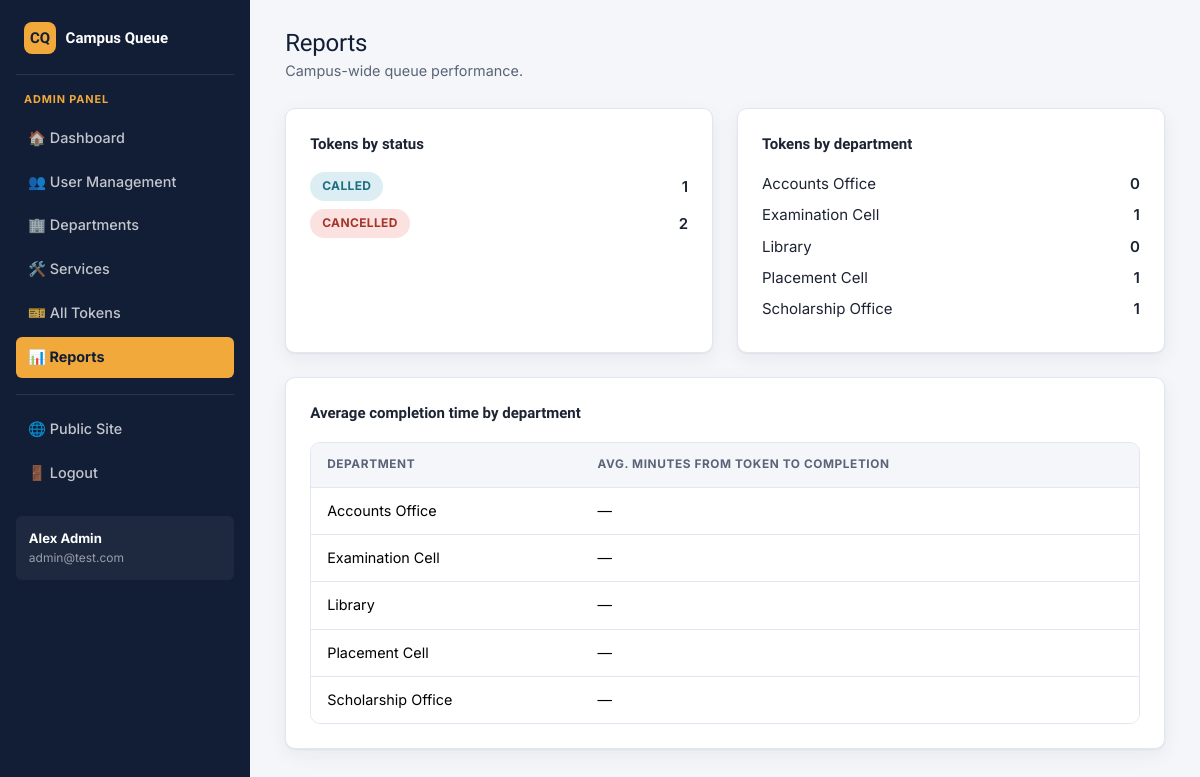
The page /admin/reports (signed in) on the database its author committed.
### tables this page shows
CREATE TABLE users (
    id INTEGER PRIMARY KEY AUTOINCREMENT,
    name TEXT NOT NULL,
    email TEXT NOT NULL UNIQUE,
    phone TEXT NOT NULL,
    password TEXT NOT NULL,
    role TEXT NOT NULL CHECK(role IN ('student', 'staff', 'admin')),
    department_id INTEGER,
    status TEXT NOT NULL DEFAULT 'active' CHECK(status IN ('active', 'inactive')),
    created_at TEXT NOT NULL,
    FOREIGN KEY (department_id) REFERENCES departments(id)
);

CREATE TABLE tokens (
    id INTEGER PRIMARY KEY AUTOINCREMENT,
    token_number TEXT NOT NULL,
    user_id INTEGER NOT NULL,
    department_id INTEGER NOT NULL,
    service_id INTEGER NOT NULL,
    status TEXT NOT NULL DEFAULT 'WAITING'
        CHECK(status IN ('WAITING','CALLED','IN_PROGRESS','COMPLETED','SKIPPED','CANCELLED')),
    created_at TEXT NOT NULL,
    called_at TEXT,
    completed_at TEXT,
    FOREIGN KEY (user_id) REFERENCES users(id),
    FOREIGN KEY (department_id) REFERENCES departments(id),
    FOREIGN KEY (service_id) REFERENCES services(id)
);

CREATE TABLE departments (
    id INTEGER PRIMARY KEY AUTOINCREMENT,
    name TEXT NOT NULL UNIQUE,
    code TEXT NOT NULL UNIQUE,
    status TEXT NOT NULL DEFAULT 'active' CHECK(status IN ('active', 'inactive'))
);

### app.py (the view, shortened to what this page needs)
@app.route("/admin/reports")
@role_required("admin")
def admin_reports():
    db = get_db()
    by_status = db.execute(
        "SELECT status, COUNT(*) AS c FROM tokens GROUP BY status"
    ).fetchall()
    by_department = db.execute(
        "SELECT d.name AS department_name, COUNT(t.id) AS c "
        "FROM departments d LEFT JOIN tokens t ON t.department_id = d.id "
        "GROUP BY d.id ORDER BY d.name"
    ).fetchall()
    completed = db.execute(
        "SELECT department_id, created_at, completed_at FROM tokens WHERE status = 'COMPLETED'"
    ).fetchall()
    avg_wait_by_dept = {}
    totals = {}
    for dept_id, values in totals.items():
        avg_wait_by_dept[dept_id] = round(sum(values) / len(values), 1)
    departments = db.execute("SELECT * FROM departments ORDER BY name").fetchall()
    return render_template(
        "admin/reports.html",
        by_status=by_status,
        by_department=by_department,
        avg_wait_by_dept=avg_wait_by_dept,
        departments=departments,
    )

### app.py (called while the page is built)
def get_db():
    if "db" not in g:
        g.db = database.get_db()
    return g.db

def role_required(*roles):
    def decorator(view):
        @wraps(view)
        def wrapped(*args, **kwargs):
            if "user_id" not in session:
                flash("Please log in to continue.", "warning")
                return redirect(url_for("login"))
            if session.get("role") not in roles:
                return render_template("access_denied.html"), 403
            return view(*args, **kwargs)
        return wrapped
    return decorator

def current_user():
    if "user_id" not in session:
        return None
    return get_db().execute(
        "SELECT * FROM users WHERE id = ?", (session["user_id"],)
    ).fetchone()

@app.context_processor
def inject_user():
    return {"logged_in_user": current_user()}

### database.py (called while the page is built)
def get_db():
    conn = sqlite3.connect(DB_PATH)
    conn.row_factory = sqlite3.Row
    conn.execute("PRAGMA foreign_keys = ON")
    return conn

### templates/admin/reports.html (shortened to what this page needs)
{% extends "base_dashboard.html" %}
{% block content %}
<div class="cq-topbar">
  <div>
    <h1>Reports</h1>
    <div class="subtitle">Campus-wide queue performance.</div>
  </div>
</div>
<div class="row g-4">
  <div class="col-lg-6">
    <div class="cq-card h-100">
      <div class="fw-bold mb-3" style="font-family:'Sora',sans-serif;">Tokens by status</div>
      {% for row in by_status %}
        <div class="d-flex justify-content-between align-items-center mb-2">
          <span class="badge-status badge-{{ row['status'] }}">{{ row['status'] }}</span>
          <span class="fw-semibold" id="report-status-{{ row['status'] }}">{{ row['c'] }}</span>
        </div>
      {% else %}
        <p class="text-secondary mb-0">No token data yet.</p>
      {% endfor %}
    </div>
  </div>
  <div class="col-lg-6">
    <div class="cq-card h-100">
      <div class="fw-bold mb-3" style="font-family:'Sora',sans-serif;">Tokens by department</div>
      {% for row in by_department %}
        <div class="d-flex justify-content-between align-items-center mb-2">
          <span>{{ row['department_name'] }}</span>
          <span class="fw-semibold">{{ row['c'] }}</span>
        </div>
      {% else %}
        <p class="text-secondary mb-0">No departments yet.</p>
      {% endfor %}
    </div>
  </div>
  <div class="col-12">
    <div class="cq-card">
      <div class="fw-bold mb-3" style="font-family:'Sora',sans-serif;">Average completion time by department</div>
      <div class="cq-table">
        <table class="table mb-0" id="avg-wait-table">
          <thead><tr><th>Department</th><th>Avg. minutes from token to completion</th></tr></thead>
          <tbody>
            {% for d in departments %}
            <tr>
              <td>{{ d['name'] }}</td>
              <td>{{ avg_wait_by_dept.get(d['id'], '—') }}</td>
            </tr>
            {% endfor %}
          </tbody>
        </table>
      </div>
    </div>
  </div>
</div>
{% endblock %}

### templates/base_dashboard.html (shortened to what this page needs)
<!DOCTYPE html>
<html lang="en">
<head>
<link href="https://cdn.jsdelivr.net/npm/bootstrap@5.3.3/dist/css/bootstrap.min.css" rel="stylesheet">
<link href="{{ url_for('static', filename='css/style.css') }}" rel="stylesheet">
</head>
<body>
<div class="cq-shell">
  <aside class="cq-sidebar">
    <div class="brand">
      <span class="brand-mark">CQ</span> Campus Queue
    </div>
    <div class="role-tag">{{ session.role }} panel</div>
    <nav class="nav flex-column" id="sidebar-nav">
      {% if session.role == 'student' %}
        <a class="nav-link {% if request.endpoint == 'student_dashboard' %}active{% endif %}" id="nav-dashboard" href="{{ url_for('student_dashboard') }}">🏠 Dashboard</a>
        <a class="nav-link {% if request.endpoint == 'generate_token' %}active{% endif %}" id="nav-generate-token" href="{{ url_for('generate_token') }}">🎫 Generate Token</a>
        <a class="nav-link {% if request.endpoint == 'current_token' %}active{% endif %}" id="nav-current-token" href="{{ url_for('current_token') }}">📍 Current Token</a>
        <a class="nav-link {% if request.endpoint == 'student_history' %}active{% endif %}" id="nav-history" href="{{ url_for('student_history') }}">🕘 Token History</a>
        <a class="nav-link {% if request.endpoint == 'student_profile' %}active{% endif %}" id="nav-profile" href="{{ url_for('student_profile') }}">👤 Profile</a>
      {% elif session.role == 'admin' %}
        <a class="nav-link {% if request.endpoint == 'admin_dashboard' %}active{% endif %}" id="nav-dashboard" href="{{ url_for('admin_dashboard') }}">🏠 Dashboard</a>
        <a class="nav-link {% if request.endpoint == 'admin_users' %}active{% endif %}" id="nav-users" href="{{ url_for('admin_users') }}">👥 User Management</a>
        <a class="nav-link {% if request.endpoint == 'admin_departments' %}active{% endif %}" id="nav-departments" href="{{ url_for('admin_departments') }}">🏢 Departments</a>
        <a class="nav-link {% if request.endpoint == 'admin_services' %}active{% endif %}" id="nav-services" href="{{ url_for('admin_services') }}">🛠️ Services</a>
        <a class="nav-link {% if request.endpoint == 'admin_tokens' %}active{% endif %}" id="nav-tokens" href="{{ url_for('admin_tokens') }}">🎫 All Tokens</a>
        <a class="nav-link {% if request.endpoint == 'admin_reports' %}active{% endif %}" id="nav-reports" href="{{ url_for('admin_reports') }}">📊 Reports</a>
      {% endif %}
      <div class="nav-divider"></div>
      <a class="nav-link" href="{{ url_for('home') }}">🌐 Public Site</a>
      <a class="nav-link" id="nav-logout" href="{{ url_for('logout') }}">🚪 Logout</a>
    </nav>
    {% if logged_in_user %}
    <div class="user-box">
      <div class="u-name">{{ logged_in_user['name'] }}</div>
      <div class="u-email">{{ logged_in_user['email'] }}</div>
    </div>
    {% endif %}
  </aside>
  <main class="cq-main">
    {% block content %}{% endblock %}
  </main>
</div>
</body>
</html>

### static/css/style.css (style rules this page uses)
:root { --navy: #1B2A4A; --navy-deep: #121E36; --navy-soft: #2C4270; --amber: #F2A93B; --amber-deep: #D98D1F; --teal: #2AA9A0; --teal-deep: #1E7F78; --danger: #C1443C; --success: #2E7D5B; --ink: #1C2333; --ink-soft: #5A6377; --paper: #F5F6FA; --card: #FFFFFF; --border: #E3E6F0; --radius-sm: 6px; --radius-md: 10px; --shadow-card: 0 1px 2px rgba(18, 30, 54, 0.06), 0 6px 20px rgba(18, 30, 54, 0.06); }
* { box-sizing: border-box; }
html, body { height: 100%; }
body { font-family: "Inter", -apple-system, BlinkMacSystemFont, sans-serif; background: var(--paper); color: var(--ink); font-size: 15px; line-height: 1.55; }
h1, h2, h3, h4, h5, h6, .display-font { font-family: "Sora", "Inter", sans-serif; color: var(--navy-deep); letter-spacing: -0.01em; }
a { color: var(--teal-deep); text-decoration: none; }
.cq-card { background: var(--card); border: 1px solid var(--border); border-radius: var(--radius-md); box-shadow: var(--shadow-card); padding: 1.5rem; }
.badge-status { display: inline-block; padding: 0.32rem 0.75rem; border-radius: 999px; font-size: 0.75rem; font-weight: 700; letter-spacing: 0.03em; }
.badge-CALLED { background: #DCEEF4; color: #1E6E82; }
.badge-CANCELLED { background: #FBE1DF; color: #A5342B; }
.cq-shell { display: flex; min-height: 100vh; }
.cq-sidebar { width: 250px; flex-shrink: 0; background: var(--navy-deep); color: #fff; padding: 1.4rem 1rem; position: sticky; top: 0; height: 100vh; overflow-y: auto; }
.cq-sidebar .brand { display: flex; align-items: center; gap: 0.6rem; font-family: "Sora", sans-serif; font-weight: 700; color: #fff; padding: 0 0.5rem 1.2rem; margin-bottom: 1rem; border-bottom: 1px solid rgba(255,255,255,0.1); }
.cq-sidebar .brand .brand-mark { width: 32px; height: 32px; background: var(--amber); color: var(--navy-deep); border-radius: 8px; display: inline-flex; align-items: center; justify-content: center; font-weight: 800; }
.cq-sidebar .role-tag { font-size: 0.68rem; text-transform: uppercase; letter-spacing: 0.08em; color: var(--amber); padding: 0 0.5rem; margin-bottom: 0.6rem; font-weight: 700; }
.cq-sidebar .nav-link { color: rgba(255,255,255,0.75); padding: 0.6rem 0.75rem; border-radius: var(--radius-sm); font-size: 0.9rem; font-weight: 500; margin-bottom: 0.15rem; display: flex; align-items: center; gap: 0.6rem; }
.cq-sidebar .nav-link.active { background: var(--amber); color: var(--navy-deep); font-weight: 700; }
.cq-sidebar .nav-divider { border-top: 1px solid rgba(255,255,255,0.1); margin: 0.85rem 0; }
.cq-sidebar .user-box { margin-top: 1.2rem; padding: 0.8rem; background: rgba(255,255,255,0.05); border-radius: var(--radius-sm); font-size: 0.82rem; }
.cq-sidebar .user-box .u-name { font-weight: 700; color: #fff; }
.cq-sidebar .user-box .u-email { color: rgba(255,255,255,0.55); font-size: 0.75rem; word-break: break-all; }
.cq-main { flex-grow: 1; padding: 1.8rem 2.2rem 3rem; max-width: 100%; }
.cq-topbar { display: flex; justify-content: space-between; align-items: center; margin-bottom: 1.6rem; flex-wrap: wrap; gap: 0.75rem; }
.cq-topbar h1 { font-size: 1.5rem; margin: 0; }
.cq-topbar .subtitle { color: var(--ink-soft); font-size: 0.9rem; margin-top: 0.15rem; }
.cq-table { background: var(--card); border-radius: var(--radius-md); overflow: hidden; border: 1px solid var(--border); }
.cq-table table { margin-bottom: 0; }
.cq-table thead th { background: var(--paper); color: var(--ink-soft); font-size: 0.74rem; text-transform: uppercase; letter-spacing: 0.05em; font-weight: 700; border-bottom: 1px solid var(--border); padding: 0.8rem 1rem; }
.cq-table tbody td { padding: 0.75rem 1rem; vertical-align: middle; font-size: 0.9rem; border-bottom: 1px solid var(--border); }
.cq-table tbody tr:last-child td { border-bottom: none; }

### rows shown on the page
users: role "ADMIN", name "Alex Admin", email "admin@test.com"
tokens: status "CALLED", c "1"
tokens: status "CANCELLED", c "2"
departments: department_name "Accounts Office", c "0", name "Accounts Office", get "—"
departments: department_name "Examination Cell", c "1", name "Examination Cell", get "—"
departments: department_name "Library", c "0", name "Library", get "—"
departments: department_name "Placement Cell", c "1", name "Placement Cell", get "—"
departments: department_name "Scholarship Office", c "1", name "Scholarship Office", get "—"
